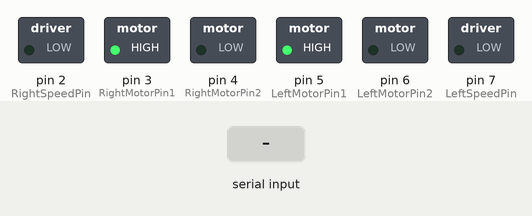
Recording of a sketch running on a simulated Arduino Uno, built with avr-gcc and run on an emulated ATmega328P. Shown: switched loads named in the sketch (green lamp = pin HIGH). The test bench sets the inputs (shaded band).

Above: at 1.2 s.
1.3 s: "l,45\n" received over Serial
At 2.4 s:
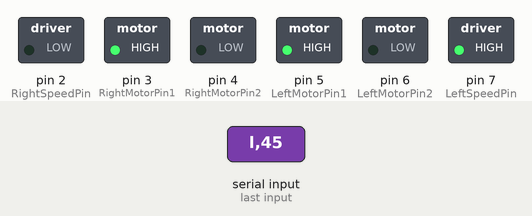
2.8 s: "r,45\n" received over Serial
At 3.5 s:
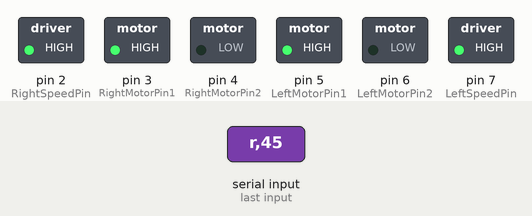
4.3 s: "90,45\n" received over Serial
At 4.7 s:
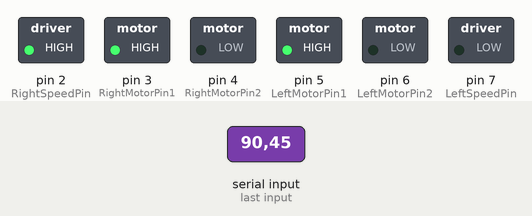
5.8 s: "r90\n" received over Serial
At 7.0 s:
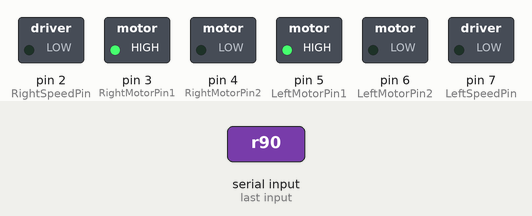
7.3 s: "f,45\n" received over Serial
At 8.1 s:
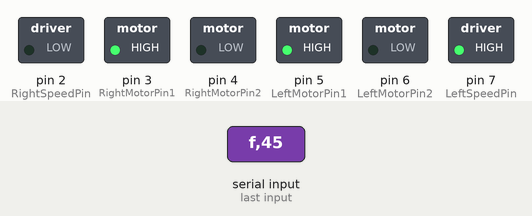
Timing chart, 0 to 9.8 s (numbered marks = the images above; inputs shaded):
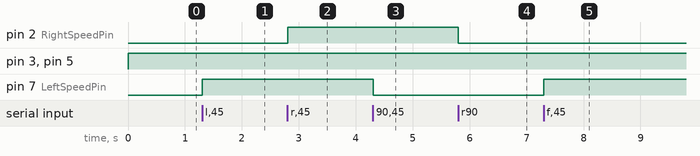

Measured:
- after the input at 1.3 s, pin 7 (LeftSpeedPin): LOW → HIGH at once
- after the input at 2.8 s, pin 2 (RightSpeedPin): LOW → HIGH at once
- after the input at 4.3 s, pin 7 (LeftSpeedPin): HIGH → LOW at once
- after the input at 5.8 s, pin 2 (RightSpeedPin): HIGH → LOW at once
- after the input at 7.3 s, pin 7 (LeftSpeedPin): LOW → HIGH at once

The sketch:

controller.ino
```cpp
#include "constants.h"
#include "state.h"
#include "initialize.h"
#include "commands.h"
#include "serial.h"

Command parse_command();
void update_state();
void apply_state();

void setup() {
  initialize();
}

void loop() {
  if (Serial.available() > 0) {
    Command command = parse_command();
    update_state(command);
  }

  apply_state();
}
```

commands.h
```cpp
#ifndef COMMANDS
#define COMMANDS

struct command
{
  int motor;
  int direction;
  float speed;
};

typedef struct command Command;

#endif
```

constants.h
```cpp
#ifndef CONSTANTS
#define CONSTANTS

// left motor pins
const int LeftMotorPin1 = 5;
const int LeftMotorPin2 = 6;
const int LeftSpeedPin = 7;

// right motor pins
const int RightMotorPin1 = 3;
const int RightMotorPin2 = 4;
const int RightSpeedPin = 2;

// motors
const int Left = 0;
const int Right = 1;

// directions
const int Forward = 0;
const int Backward = 1;

#endif
```

initialize.h
```cpp
#ifndef INITIALIZE
#define INITIALIZE

void initialize() {
  Serial.begin(9600);

  pinMode(LeftMotorPin1, OUTPUT);
  pinMode(LeftMotorPin2, OUTPUT);
  pinMode(LeftSpeedPin, OUTPUT);

  pinMode(RightMotorPin1, OUTPUT);
  pinMode(RightMotorPin2, OUTPUT);
  pinMode(RightSpeedPin, OUTPUT);
}

#endif
```

motors.cpp
```cpp
#include "motors.h"
#include <Arduino.h>

void apply_motor_state(State* state, int low_pin, int high_pin, int speed_pin) {
  int direction = state->direction;
  int speed = state->speed;

  if (direction == Forward) {
    digitalWrite(low_pin,  HIGH);
    digitalWrite(high_pin, LOW);
  } else {
    digitalWrite(low_pin,  LOW);
    digitalWrite(high_pin, HIGH);
  }

  analogWrite(speed_pin, speed);
}

void apply_state() {
  apply_motor_state(&LeftMotor,  LeftMotorPin1, LeftMotorPin2, LeftSpeedPin);
  apply_motor_state(&RightMotor, RightMotorPin1, RightMotorPin2, RightSpeedPin);
}
```

motors.h
```cpp
#ifndef MOTORS
#define MOTORS

#include "state.h"

void apply_state();

#endif
```

serial.cpp
```cpp
#include "serial.h"
#include "constants.h"
#include <HardwareSerial.h>

/* format: [motor][direction][speed]
     motor = [l, r]
     direction = [f, b]
     speed = [0.0, 1.0] */
Command parse_command() {
  Command command;
  String message = Serial.readStringUntil('\n');

  // parse structure
  char motor = message.charAt(0);
  char direction = message.charAt(1);
  String speed = message.substring(2, 5);

  // interpret motor
  switch (motor) {
    case 'l':
      command.motor = Left;
      break;
    case 'r':
      command.motor = Right;
      break;
  }

  // interpret direction
  switch (direction) {
    case 'f':
      command.direction = Forward;
      break;
    case 'b':
      command.direction = Backward;
      break;
  }

  // set speed
  command.speed = speed.toFloat();

  return command;
}
```

serial.h
```cpp
#ifndef SERIAL
#define SERIAL

#include "commands.h"

Command parse_command();

#endif
```

state.cpp
```cpp
#include "state.h"

State LeftMotor = {
  .direction = Forward,
  .speed = 0
};

State RightMotor = {
  .direction = Forward,
  .speed = 0
};

void update_state(Command command) {
  State* motor;

  // choose motor
  switch (command.motor) {
    case Left:
      motor = &LeftMotor;
      break;
    case Right:
      motor = &RightMotor;
      break;
  }

  // update direction
  motor->direction = command.direction;
  motor->speed = (int)(command.speed * 255);
}
```

state.h
```cpp
#ifndef STATE
#define STATE

#include "constants.h"
#include "commands.h"

struct state
{
   int direction;
   int speed;
};

typedef struct state State;

extern State LeftMotor;
extern State RightMotor;

void update_state(Command command);

#endif
```
